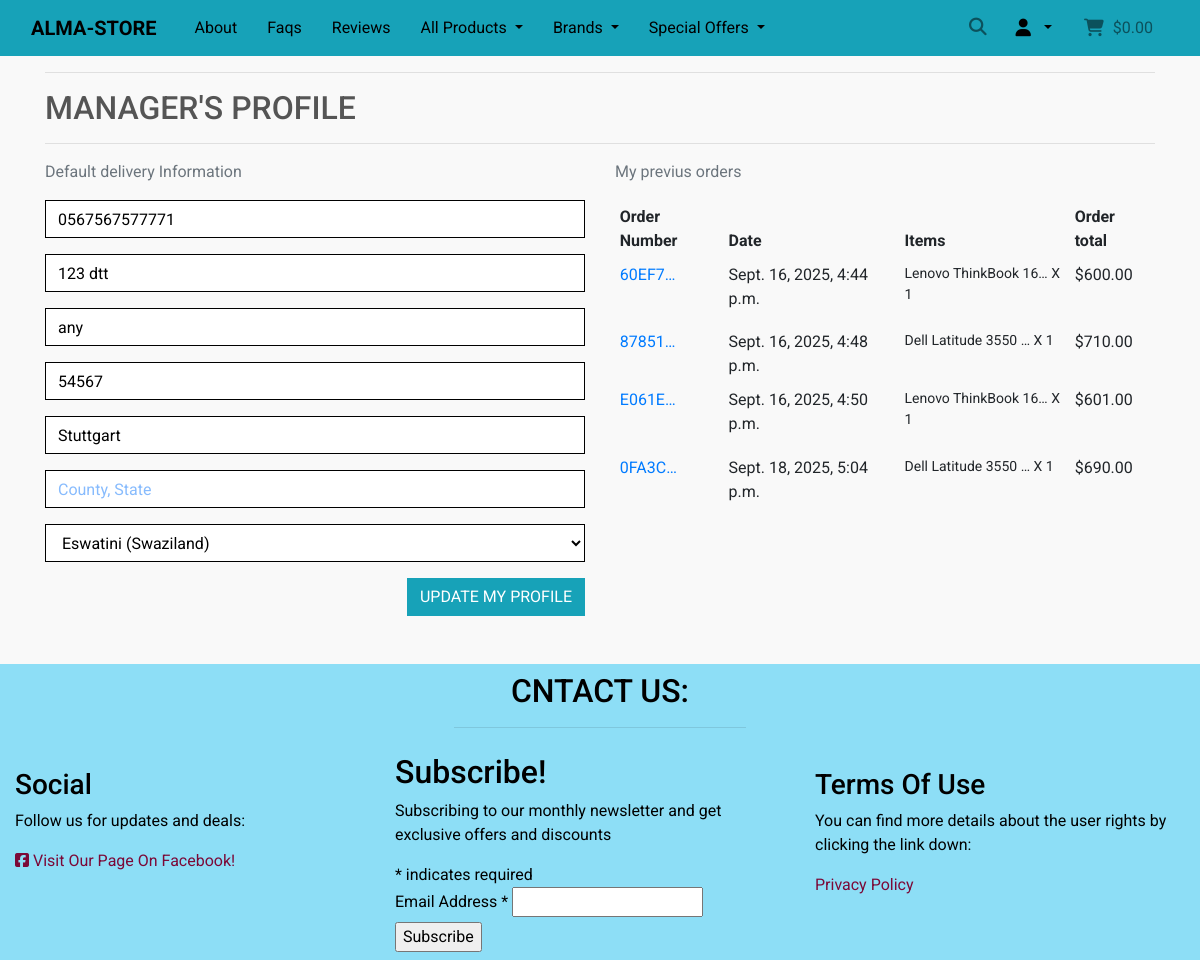
/profile/ (signed in), run on the app's committed database.
### profiles/models.py (models this page shows, shortened)
class UserProfile(models.Model):
    user = models.OneToOneField(User, on_delete=models.CASCADE)
    default_phone_number = models.CharField(max_length=20,
                                            null=True, blank=True)
    default_street_address1 = models.CharField(max_length=80,
                                               null=True, blank=True)
    default_street_address2 = models.CharField(max_length=80,
                                               null=True, blank=True)
    default_postcode = models.CharField(max_length=20,
                                        null=True, blank=True)
    default_town_or_city = models.CharField(max_length=40,
                                            null=True, blank=True)
    default_county = models.CharField(max_length=80,
                                      null=True, blank=True)
    default_country = CountryField(blank_label='Country',
                                   null=True, blank=True)

### checkout/models.py (models this page shows, shortened)
class Order(models.Model):
    order_number = models.CharField(max_length=32, null=False, editable=False)
    user_profile = models.ForeignKey(UserProfile, on_delete=models.SET_NULL,
                                     null=True, blank=True,
                                     related_name='orders')
    full_name = models.CharField(max_length=50, null=False, blank=False)
    email = models.EmailField(max_length=254, null=False, blank=False)
    phone_number = models.CharField(max_length=20, null=False, blank=False)
    country = CountryField(blank_label='Country *', null=False, blank=False)
    postcode = models.CharField(max_length=20, null=True, blank=True)
    town_or_city = models.CharField(max_length=40, null=False, blank=False)
    street_address1 = models.CharField(max_length=80, null=False, blank=False)
    street_address2 = models.CharField(max_length=80, null=True, blank=True)
    county = models.CharField(max_length=80, null=True, blank=True)
    date = models.DateTimeField(auto_now_add=True)
    delivery_cost = models.DecimalField(max_digits=6, decimal_places=2,
                                        null=False, default=0)
    order_total = models.DecimalField(max_digits=10, decimal_places=2,
                                      null=False, default=0)
    grand_total = models.DecimalField(max_digits=10, decimal_places=2,
                                      null=False, default=0)
    original_bag = models.TextField(null=False, blank=False, default='')
    stripe_pid = models.CharField(max_length=254, null=False, blank=False,
                                  default='')

class OrderLineItem(models.Model):
    order = models.ForeignKey(Order, null=False, blank=False,
                              on_delete=models.CASCADE,
                              related_name='lineitems')
    product = models.ForeignKey(Product, null=False, blank=False,
                                on_delete=models.CASCADE)
    quantity = models.IntegerField(null=False, blank=False, default=0)
    lineitem_total = models.DecimalField(max_digits=6, decimal_places=2,
                                         null=False, blank=False,
                                         editable=False)

### products/models.py (models this page shows, shortened)
class Product(models.Model):
    brand = models.ForeignKey('Brand', null=True, blank=True,
                              on_delete=models.SET_NULL)
    sku = models.CharField(max_length=254, null=True, blank=True)
    name = models.CharField(max_length=254)
    display = models.CharField(max_length=254)
    processor = models.CharField(max_length=254)
    memory = models.CharField(max_length=254)
    storage = models.CharField(max_length=254)
    graphics = models.CharField(max_length=254)
    warranty = models.CharField(max_length=254, null=True, blank=True)
    operating_system = models.CharField(max_length=254,
                                        null=True, blank=True)
    availability = models.BooleanField(default=True,
                                       null=True, blank=True)
    price = models.DecimalField(max_digits=6, decimal_places=2)
    rating = models.DecimalField(max_digits=6, decimal_places=2,
                                 null=True, blank=True)
    image_url = models.URLField(max_length=1024, null=True, blank=True)
    image = models.ImageField(null=True, blank=True)
    class Meta:
        ordering = ["sku"]

### profiles/views.py (the view)
# urls.py: path('profile/', include('profiles.urls')),
@login_required
def profile(request):
    user_profile = get_object_or_404(UserProfile, user=request.user)
    if request.method == "POST":
        form = UserProfileForm(data=request.POST, instance=user_profile)
        if form.is_valid():
            form.save()
            messages.add_message(request, messages.SUCCESS,
                                 'Profile updated successfully')
        else:
            messages.add_message(request, messages.ERROR, 'Update Failed . '
                                 'Please ensure the form is valid')
    else:
        form = UserProfileForm(instance=user_profile)
    orders = user_profile.orders.all()
    template = 'profiles/profile.html'
    context = {
        'form': form,
        'orders': orders,
    }
    return render(request, template, context)

### profiles/forms.py
class UserProfileForm(forms.ModelForm):
    class Meta:
        model = UserProfile
        exclude = ('user',)
    def __init__(self, *args, **kwargs):
        super().__init__(*args, **kwargs)
        placeholders = {
            'default_phone_number': 'Phone Number',
            'default_postcode': 'Postal Code',
            'default_town_or_city': 'Town or City',
            'default_street_address1': 'Street Address 1',
            'default_street_address2': 'Street Address 2',
            'default_county': 'County, State',
        }
        self.fields['default_phone_number'].widget.attrs['autofocus'] = True
        for field in self.fields:
            if field != 'default_country':
                if self.fields[field].required:
                    placeholder = f'{placeholders[field]} *'
                else:
                    placeholder = placeholders[field]
                self.fields[field].widget.attrs['placeholder'] = placeholder
            self.fields[field].widget.attrs['class'] = 'border-black rounded-0 profile-form-input'
            self.fields[field].label = False

### bag/contexts.py (called while the page is built, shortened)
def bag_contents(request):
    bag_items = []
    total = 0
    product_count = 0
    bag = request.session.get('bag', {})
    if total < settings.FREE_DELIVERY_THRESHOLD:
        delivery = total * Decimal(settings.STANDARD_DELIVERY_PERCENTAGE / 100)
        free_delivery_delta = settings.FREE_DELIVERY_THRESHOLD - total
    else:
        delivery = 0
        free_delivery_delta = 0
    grand_total = delivery + total
    context = {
        'bag_items': bag_items,
        'total': total,
        'product_count': product_count,
        'delivery': delivery,
        'free_delivery_threshold': settings.FREE_DELIVERY_THRESHOLD,
        'free_delivery_delta': free_delivery_delta,
        'grand_total': grand_total,
    }
    return context

### profiles/templates/profiles/profile.html (shortened to what this page needs)
{% extends "base.html" %}
{% load static %}
{% block extra_css %}
    <link rel="stylesheet" href="{% static 'profiles/css/profile.css' %}">
{% endblock %}
{% block content %}
    <div class="container">
        <div class="row">
            <div class="col">
                <hr>
                <h2 class="logo-font mb-3">{{ request.user }}'s Profile</h2>
                <hr>
            </div>
        </div>
        <div class="row">
            <div class="col-12 col-lg-6">
                <p class="text-muted">Default delivery Information</p>
                <form action="{% url 'profile' %}" class="mt-3" method="POST" id="profile-update-form">
                    {{ form|crispy }}
                    <button class="btn btn-info rounded-0 text-uppercase float-right">update my profile</button>
                </form>
            </div>
            <div class="col-12 col-lg-6">
                <p class="text-muted">My previus orders</p>
                <div class="order-history table-responsive">
                    <table class="table table-sm table-borderless">
                        <thead>
                            <tr>
                                <th>Order Number</th>
                                <th>Date</th>
                                <th>Items</th>
                                <th>Order total</th>
                            </tr>
                        </thead>
                        <tbody>
                            {% for order in orders %}
                                <tr>
                                    <td>
                                        <a href="{% url 'order_history' order.order_number %}"
                                        title="{{ order.order_number }}">
                                            {{ order.order_number|truncatechars:6 }}
                                        </a>
                                    </td>
                                    <td>{{ order.date }}</td>
                                    <td>
                                        <ul class="list-unstyled">
                                            {% for item in order.lineitems.all %}
                                                <li class="small">
                                                    {{ item.product.name|truncatechars:20 }} X {{ item.quantity }}
                                                </li>
                                            {% endfor %}
                                        </ul>
                                    </td>
                                    <td>${{ order.grand_total }}</td>
                                </tr>
                            {% endfor %}
                        </tbody>
                    </table>
                </div>
            </div>
        </div>
    </div>
{% endblock %}

### static/css/basestyle.css (style rules this page uses)
html { height: 100%; }
body { color: #555; background-color: #f9f9f9; font-family: "Roboto", sans-serif; font-optical-sizing: auto; font-weight: 400; font-style: normal; font-variation-settings: "wdth" 100; }
.logo-font { text-transform: uppercase; }
.border-black { border: 1px solid black !important; }

### profiles/static/profiles/css/profile.css (style rules this page uses)
.order-history { max-height: 416px; overflow-y: auto; }
.profile-form-input::placeholder { color: #87BBFD; }
.profile-form-input.form-control { color: #000; }
#id_default_country, #id_default_country option:not(:first-child) { color: #000; }

### data on the page
UserProfile: default_phone_number "0567567577771", default_street_address1 "123 dtt", default_street_address2 "any", default_postcode "54567", default_town_or_city "Stuttgart", default_country "Eswatini (Swaziland)"
Order: order_number "60EF7…", date "Sept. 16, 2025, 4:44 p.m.", grand_total "600.00"
OrderLineItem: product.name "Lenovo ThinkBook 16…", quantity "1"
Order: order_number "87851…", date "Sept. 16, 2025, 4:48 p.m.", grand_total "710.00"
OrderLineItem: product.name "Dell Latitude 3550 …", quantity "1"
Order: order_number "E061E…", date "Sept. 16, 2025, 4:50 p.m.", grand_total "601.00"
OrderLineItem: product.name "Lenovo ThinkBook 16…", quantity "1"
Order: order_number "0FA3C…", date "Sept. 18, 2025, 5:04 p.m.", grand_total "690.00"
OrderLineItem: product.name "Dell Latitude 3550 …", quantity "1"

### other printed values
{{ request.user }} "MANAGER"
